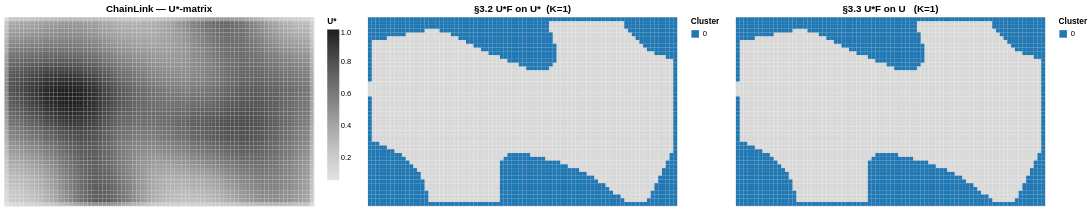

Notebook code cell kept with this figure:
### Code cell
alt.hconcat(
    plot_grid_heatmap(clf_cl_ustar.ustar_, 'ChainLink — U*-matrix',
                      scheme='greys', value_name='U*', cell_pixels=5.0),
    plot_cluster_map(clf_cl_ustar.labels_,
                     title=f'§3.2 U*F on U*  (K={clf_cl_ustar.n_clusters_})', cell_pixels=5.0),
    plot_cluster_map(clf_cl_u.labels_,
                     title=f'§3.3 U*F on U   (K={clf_cl_u.n_clusters_})', cell_pixels=5.0),
).resolve_scale(color='independent')

### Figure 1 — Vega-Lite specification as saved in the notebook (floating-point values rounded to 4 significant figures; data arrays with more than 128 entries replaced by an {"elided": "..."} marker saying what was removed)
{"config": {"view": {"continuousWidth": 300, "continuousHeight": 300}}, "hconcat": [{"data": {"name": "data-1e227161a527088effb276cd53d6ae8b"}, "mark": {"type": "rect"}, "encoding": {"color": {"field": "U*", "legend": {"title": "U*"}, "scale": {"scheme": "greys"}, "type": "quantitative"}, "tooltip": [{"field": "col", "type": "quantitative"}, {"field": "row", "type": "quantitative"}, {"field": "U*", "format": ".4f", "type": "quantitative"}], "x": {"axis": null, "field": "col", "sort": null, "type": "ordinal"}, "y": {"axis": null, "field": "row", "sort": "descending", "type": "ordinal"}}, "height": {"step": 5.0}, "title": "ChainLink — U*-matrix", "width": {"step": 5.0}}, {"layer": [{"mark": {"type": "rect"}, "encoding": {"color": {"value": "#d8d8d8"}, "x": {"axis": null, "field": "col", "sort": null, "type": "ordinal"}, "y": {"axis": null, "field": "row", "sort": "descending", "type": "ordinal"}}}, {"mark": {"type": "rect"}, "encoding": {"color": {"field": "cluster", "legend": {"title": "Cluster"}, "scale": {"scheme": "category20"}, "type": "nominal"}, "tooltip": [{"field": "col", "type": "quantitative"}, {"field": "row", "type": "quantitative"}, {"field": "cluster", "type": "quantitative"}], "x": {"axis": null, "field": "col", "sort": null, "type": "ordinal"}, "y": {"axis": null, "field": "row", "sort": "descending", "type": "ordinal"}}, "title": "§3.2 U*F on U*  (K=1)", "transform": [{"filter": "(datum.cluster >= 0)"}]}], "data": {"name": "data-09e19de8bdba82dcaff92800e2b56fcb"}, "height": {"step": 5.0}, "width": {"step": 5.0}}, {"layer": [{"mark": {"type": "rect"}, "encoding": {"color": {"value": "#d8d8d8"}, "x": {"axis": null, "field": "col", "sort": null, "type": "ordinal"}, "y": {"axis": null, "field": "row", "sort": "descending", "type": "ordinal"}}}, {"mark": {"type": "rect"}, "encoding": {"color": {"field": "cluster", "legend": {"title": "Cluster"}, "scale": {"scheme": "category20"}, "type": "nominal"}, "tooltip": [{"field": "col", "type": "quantitative"}, {"field": "row", "type": "quantitative"}, {"field": "cluster", "type": "quantitative"}], "x": {"axis": null, "field": "col", "sort": null, "type": "ordinal"}, "y": {"axis": null, "field": "row", "sort": "descending", "type": "ordinal"}}, "title": "§3.3 U*F on U   (K=1)", "transform": [{"filter": "(datum.cluster >= 0)"}]}], "data": {"name": "data-09e19de8bdba82dcaff92800e2b56fcb"}, "height": {"step": 5.0}, "width": {"step": 5.0}}], "resolve": {"scale": {"color": "independent"}}, "$schema": "https://vega.github.io/schema/vega-lite/v6.4.1.json", "datasets": {"data-1e227161a527088effb276cd53d6ae8b": {"elided": "4100 records"}, "data-09e19de8bdba82dcaff92800e2b56fcb": {"elided": "4100 records"}}}
